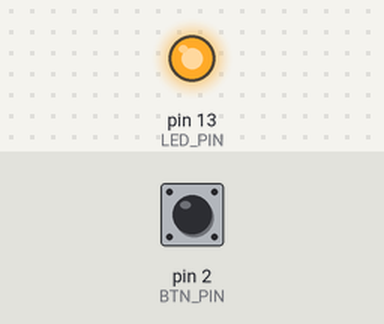
The sketch below on a simulated Arduino Uno, built with avr-gcc and run on an emulated ATmega328P. Parts: output pins drawn as LEDs (lit = HIGH). Inputs (shaded band) come from the test bench; at power-on: pin 2 (BTN_PIN) LOW.

Above: at 1.2 s.
1.3 s: pin 2 (BTN_PIN) pulled HIGH for 0.15 s
At 2.0 s:
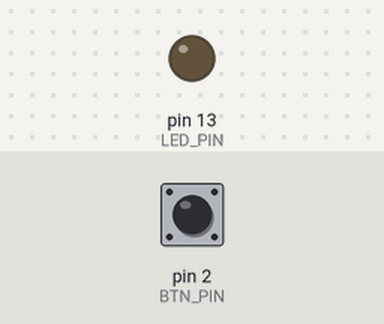
2.9 s: pin 2 (BTN_PIN) pulled HIGH for 1 s
At 3.2 s:
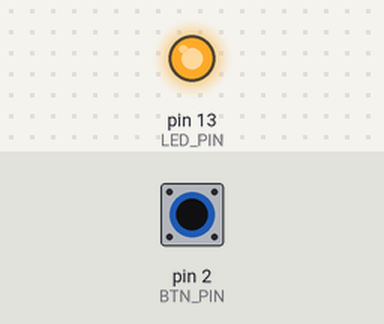
5.4 s: pin 2 (BTN_PIN) pulled HIGH for 3.2 s
At 6.3 s:
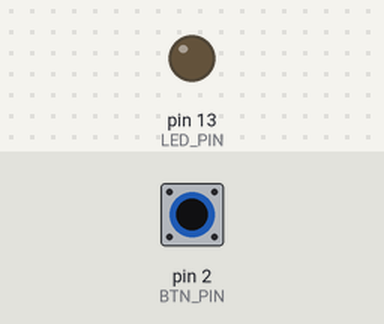
Timing chart, 0 to 8.4 s (numbered marks = the images above; inputs shaded):
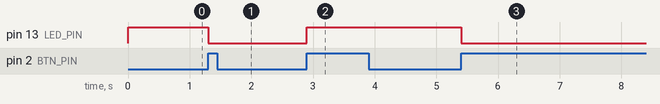

Measured:
- after the input at 1.3 s, pin 13 (LED_PIN): HIGH → LOW at once
- after the input at 2.9 s, pin 13 (LED_PIN): LOW → HIGH at once
- after the input at 5.4 s, pin 13 (LED_PIN): HIGH → LOW at once

The sketch:

external_interrupt.ino
```cpp
#define LED_PIN 13
#define BTN_PIN 2

volatile bool flag=0;

void INT0_ISR(void){
  flag=digitalRead(LED_PIN);
  //digitalWrite(LED_PIN, !);
}

void setup()
{
  pinMode(LED_PIN, OUTPUT);
  pinMode(BTN_PIN, INPUT);
  attachInterrupt(digitalPinToInterrupt(BTN_PIN), INT0_ISR, RISING);
}
void loop()
{
  if(!flag){
    digitalWrite(LED_PIN, HIGH);
  }
  else{
    digitalWrite(LED_PIN, LOW);
  }
  //flag=0;
  // Do Nothing
}
```
